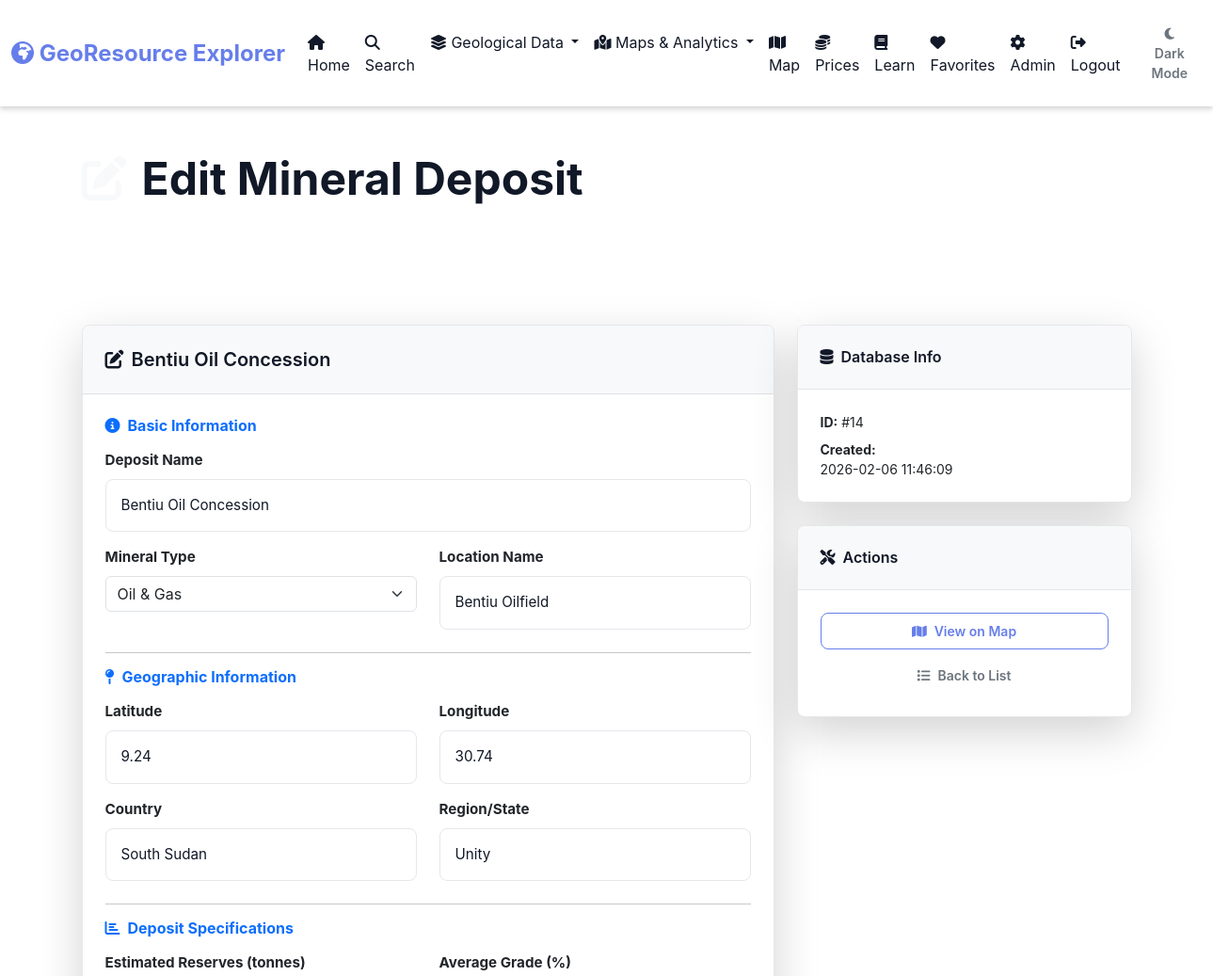
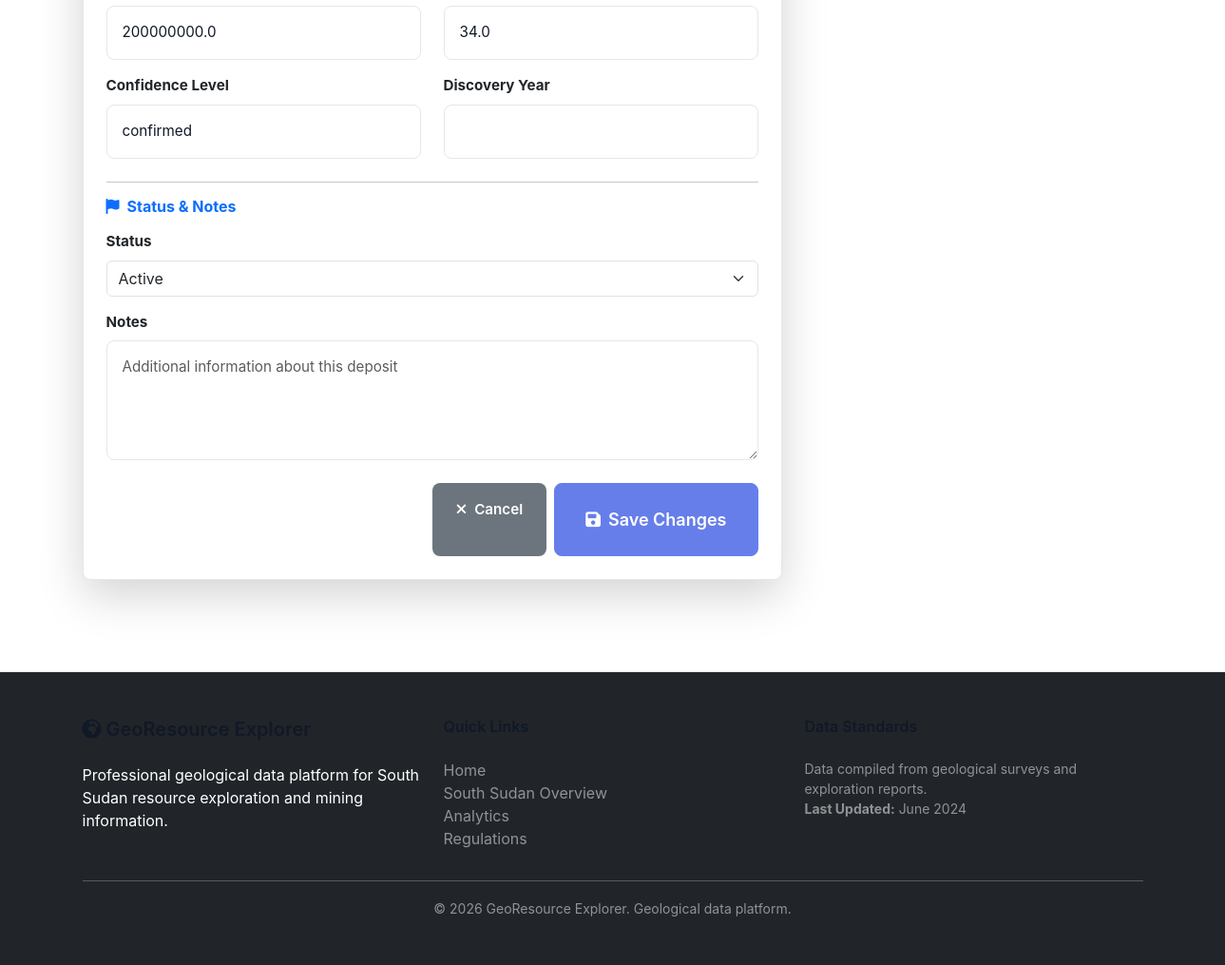
/admin/deposits/14/edit (signed in), run on the app's committed database (2 pictures, top to bottom).
### tables this page shows
CREATE TABLE deposits (
        id INTEGER PRIMARY KEY AUTOINCREMENT,
        name TEXT NOT NULL,
        mineral_type_id INTEGER,
        ore_type_id INTEGER,
        location_name TEXT,
        latitude REAL,
        longitude REAL,
        country TEXT,
        region TEXT,
        estimated_reserves_tonnes REAL,
        average_grade REAL,
        confidence_level TEXT,
        discovery_year INTEGER,
        status TEXT,
        notes TEXT,
        created_by INTEGER,
        created_at TIMESTAMP DEFAULT CURRENT_TIMESTAMP,
        FOREIGN KEY(mineral_type_id) REFERENCES mineral_types(id),
        FOREIGN KEY(ore_type_id) REFERENCES ore_types(id),
        FOREIGN KEY(created_by) REFERENCES users(id)
    );

CREATE TABLE mineral_types (
            id INTEGER PRIMARY KEY AUTOINCREMENT,
            name TEXT UNIQUE NOT NULL,
            category TEXT,
            description TEXT
        );

### app/deposits.py (the view, shortened to what this page needs)
    @app.route("/admin/deposits/<int:deposit_id>/edit", methods=["GET", "POST"])
    @login_required
    def admin_edit_deposit(deposit_id):
        if not is_admin():
            return redirect("/")
        db = get_db()
        deposit = db.execute("""
            SELECT d.*, mt.name as mineral_name
            FROM deposits d
            LEFT JOIN mineral_types mt ON d.mineral_type_id = mt.id
            WHERE d.id = ?
        """, (deposit_id,)).fetchone()
        if not deposit:
            return redirect("/admin/deposits")
        deposit = dict(deposit)
        mineral_types = db.execute(
            "SELECT id, name FROM mineral_types ORDER BY name"
        ).fetchall()
        mineral_types = [dict(m) for m in mineral_types]
        return render_template("admin_edit_deposit.html",
                             deposit=deposit,
                             mineral_types=mineral_types)

### templates/admin_edit_deposit.html (shortened to what this page needs)
{% extends "layout.html" %}
{% block content %}
<div class="bg-gradient py-4 mb-4">
    <div class="container">
        <h1 class="display-5 fw-bold mb-2">
            <i class="fas fa-edit text-light me-3"></i>Edit Mineral Deposit
        </h1>
        <p class="lead text-white-50">Update deposit information</p>
    </div>
</div>
<div class="container py-4">
    <div class="row">
        <div class="col-lg-8">
            <div class="card shadow-lg">
                <div class="card-header bg-light border-bottom">
                    <h5 class="mb-0">
                        <i class="fas fa-pen-to-square me-2"></i>{{ deposit.name }}
                    </h5>
                </div>
                <div class="card-body">
                    <form method="POST">
                        <div class="mb-4">
                            <h6 class="fw-bold text-primary mb-3">
                                <i class="fas fa-info-circle me-2"></i>Basic Information
                            </h6>
                            <div class="mb-3">
                                <label class="form-label fw-bold">Deposit Name</label>
                                <input type="text" class="form-control" name="name" value="{{ deposit.name }}" required>
                            </div>
                            <div class="row">
                                <div class="col-md-6">
                                    <label class="form-label fw-bold">Mineral Type</label>
                                    <select class="form-select" name="mineral_type_id">
                                        {% for mineral in mineral_types %}
                                        <option value="{{ mineral.id }}" {% if mineral.id == deposit.mineral_type_id %}selected{% endif %}>
                                            {{ mineral.name }}
                                        </option>
                                        {% endfor %}
                                    </select>
                                </div>
                                <div class="col-md-6">
                                    <label class="form-label fw-bold">Location Name</label>
                                    <input type="text" class="form-control" name="location_name" value="{{ deposit.location_name or '' }}">
                                </div>
                            </div>
                        </div>
                        <hr>
                        <div class="mb-4">
                            <h6 class="fw-bold text-primary mb-3">
                                <i class="fas fa-map-pin me-2"></i>Geographic Information
                            </h6>
                            <div class="row">
                                <div class="col-md-6">
                                    <label class="form-label fw-bold">Latitude</label>
                                    <input type="number" class="form-control" name="latitude"
                                           step="0.0001" value="{{ deposit.latitude or '' }}"
                                           placeholder="-90 to 90">
                                </div>
                                <div class="col-md-6">
                                    <label class="form-label fw-bold">Longitude</label>
                                    <input type="number" class="form-control" name="longitude"
                                           step="0.0001" value="{{ deposit.longitude or '' }}"
                                           placeholder="-180 to 180">
                                </div>
                            </div>
                            <div class="row mt-3">
                                <div class="col-md-6">
                                    <label class="form-label fw-bold">Country</label>
                                    <input type="text" class="form-control" name="country" value="{{ deposit.country or '' }}">
                                </div>
                                <div class="col-md-6">
                                    <label class="form-label fw-bold">Region/State</label>
                                    <input type="text" class="form-control" name="region" value="{{ deposit.region or '' }}">
                                </div>
                            </div>
                        </div>
                        <hr>
                        <div class="mb-4">
                            <h6 class="fw-bold text-primary mb-3">
                                <i class="fas fa-chart-bar me-2"></i>Deposit Specifications
                            </h6>
                            <div class="row">
                                <div class="col-md-6">
                                    <label class="form-label fw-bold">Estimated Reserves (tonnes)</label>
                                    <input type="number" class="form-control" name="reserves"
                                           step="1000" value="{{ deposit.estimated_reserves_tonnes or '' }}">
                                </div>
                                <div class="col-md-6">
                                    <label class="form-label fw-bold">Average Grade (%)</label>
                                    <input type="number" class="form-control" name="grade"
                                           step="0.01" value="{{ deposit.average_grade or '' }}">
                                </div>
                            </div>
                            <div class="row mt-3">
                                <div class="col-md-6">
                                    <label class="form-label fw-bold">Confidence Level</label>
                                    <input type="text" class="form-control" name="confidence"
                                           value="{{ deposit.confidence_level or '' }}"
                                           placeholder="High, Medium, Low, etc.">
                                </div>
                                <div class="col-md-6">
                                    <label class="form-label fw-bold">Discovery Year</label>
                                    <input type="number" class="form-control" name="year"
                                           min="1900" max="2100" value="{{ deposit.discovery_year or '' }}">
                                </div>
                            </div>
                        </div>
                        <hr>
                        <div class="mb-4">
                            <h6 class="fw-bold text-primary mb-3">
                                <i class="fas fa-flag me-2"></i>Status & Notes
                            </h6>
                            <div class="mb-3">
                                <label class="form-label fw-bold">Status</label>
                                <select class="form-select" name="status">
                                    <option value="Active" {% if deposit.status == 'Active' %}selected{% endif %}>Active</option>
                                </select>
                            </div>
                            <div class="mb-3">
                                <label class="form-label fw-bold">Notes</label>
                                <textarea class="form-control" name="notes" rows="4" placeholder="Additional information about this deposit">{{ deposit.notes or '' }}</textarea>
                            </div>
                        </div>
                        <div class="d-grid gap-2 d-md-flex justify-content-end">
                            <a href="/admin/deposits/{{ deposit.id }}" class="btn btn-secondary">
                                <i class="fas fa-times me-2"></i>Cancel
                            </a>
                            <button type="submit" class="btn btn-primary btn-lg">
                                <i class="fas fa-save me-2"></i>Save Changes
                            </button>
                        </div>
                    </form>
                </div>
            </div>
        </div>
        <div class="col-lg-4">
            <div class="card shadow-lg mb-4">
                <div class="card-header bg-light">
                    <h6 class="mb-0">
                        <i class="fas fa-database me-2"></i>Database Info
                    </h6>
                </div>
                <div class="card-body small">
                    <p class="mb-2">
                        <strong>ID:</strong> #{{ deposit.id }}
                    </p>
                    {% if deposit.created_at %}
                    <p class="mb-0">
                        <strong>Created:</strong><br>
                        {{ deposit.created_at }}
                    </p>
                    {% endif %}
                </div>
            </div>
            <div class="card shadow-lg">
                <div class="card-header bg-light">
                    <h6 class="mb-0">
                        <i class="fas fa-tools me-2"></i>Actions
                    </h6>
                </div>
                <div class="card-body d-grid gap-2">
                    <a href="/map/deposits" class="btn btn-outline-primary btn-sm" target="_blank">
                        <i class="fas fa-map me-2"></i>View on Map
                    </a>
                    <a href="/admin/deposits" class="btn btn-outline-secondary btn-sm">
                        <i class="fas fa-list me-2"></i>Back to List
                    </a>
                </div>
            </div>
        </div>
    </div>
</div>
{% endblock %}

### data on the page
deposits: name "Bentiu Oil Concession", mineral_type_id "Oil & Gas", location_name "Bentiu Oilfield", latitude "9.24", longitude "30.74", country "South Sudan", region "Unity", reserves "200000000.0", grade "34.0", confidence "confirmed", id "14", created_at "2026-02-06 11:46:09"
